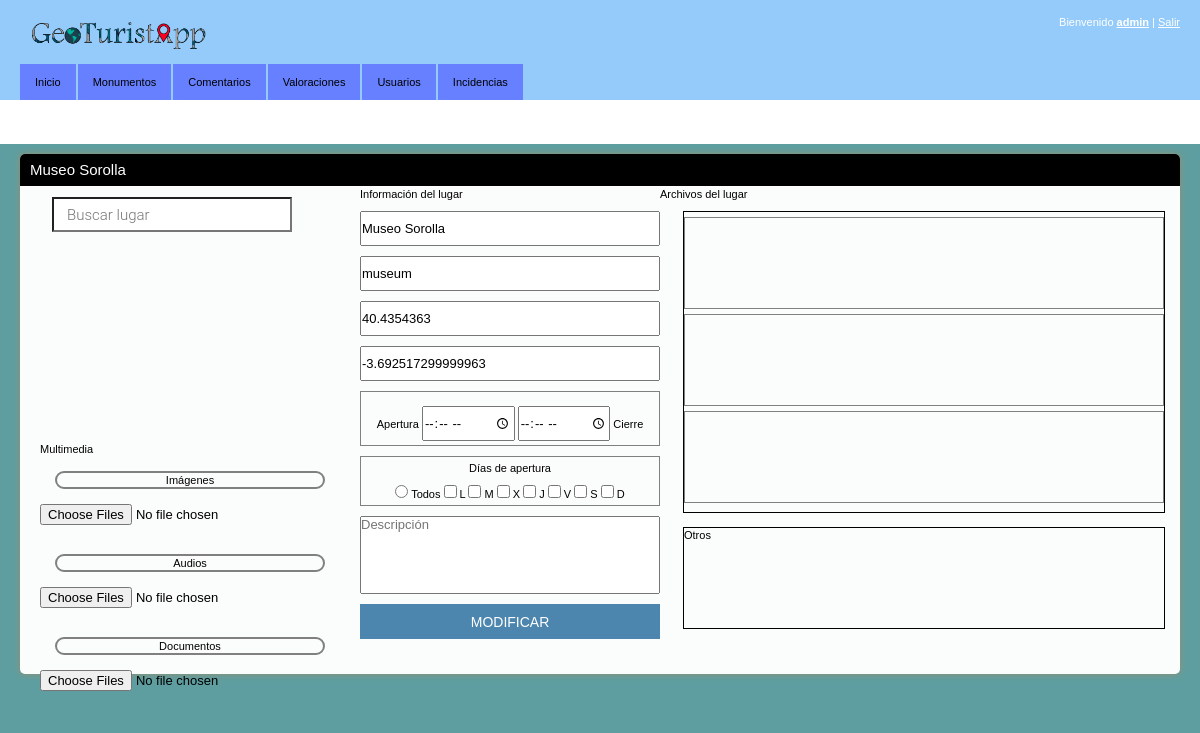
The page /inicio.php?id=ver_monumento&id_lugar=8&nombre_lugar=Museo Sorolla&lat=40.4354363&lon=-3.692517299999963 (signed in) on the database its author committed.
### tables this page shows
CREATE TABLE `lugares` (
  `id_lugar` int(11) NOT NULL,
  `nombre` varchar(150) NOT NULL,
  `tipo` varchar(200) NOT NULL,
  `latitud` varchar(150) NOT NULL,
  `longitud` varchar(150) NOT NULL,
  `hora_abre` time NOT NULL,
  `hora_cierra` time NOT NULL,
  `dias_abre` varchar(100) NOT NULL,
  `descripcion` varchar(500) NOT NULL,
  `visitas` int(5) NOT NULL
);

### ver_monumento.php (the view, shortened to what this page needs)
<div id="ver_monumento">
			<div class="ver_content-principal">
				<div class="box">
					<div class="box-head">
						<h2 class="left"><?php echo $_GET['nombre_lugar'];?></h2>
					</div>
					<form id="add-lugar" action="inicio.php?id=monumentos" method="post" enctype="multipart/form-data" >
					<div class="ver_zona_izq">
							<input class="search_box_mini" id="searchInput" class="controls" type="text" placeholder="Buscar lugar">
							<div class="map_ver" id="map"></div>
							<span>Multimedia</span>
							<p>Imágenes</p>
							<input id="upload" type="file" name="file_img[]" accept="image/*" multiple>
							<p>Audios</p>
							<input type="file" name="file_audio[]" accept="audio/*" multiple>
							<p>Documentos</p>
							<input type="file" name="file_doc[]" accept="file_extension" multiple>
					</div>
						<div class="ver_zona_centro">
							<?php
								$ver_lugares = mysqli_query($conexion,"SELECT * FROM lugares
									WHERE id_lugar='$_GET[id_lugar]'");
								if($ver_lugares){
									if($file=mysqli_fetch_array($ver_lugares))
									{
										$nombre_lugar=$file['nombre'];
										$tipo=$file['tipo'];
										$lat=$file['latitud'];
										$lon=$file['longitud'];
									}
								}
							?>
							<span>Información del lugar</span>
								<div id="info_lugar">
										<input id="lugar" type="text" name="lugar" placeholder="Nombre lugar"
										value="<?php echo $nombre_lugar; ?>">
										<input id="tipo" type="text" name="tipo" placeholder="Tipo"
										value="<?php echo $tipo; ?>">
										<input id="lat" type="text" name="lat" placeholder="Latitud"
										value="<?php echo $lat; ?>">
										<input id="lon" type="text" name="long" placeholder="Longitud"
										value="<?php echo $lon; ?>">
										<div class="horas">
											Apertura <input id="hora_ini" type="time" name="hora_ini"/>
											<input id="hora_fin" type="time" name="hora_fin"/> Cierre
										</div>
										<div class="dias">
											<p>Días de apertura</p>
											<input class="d_semana" type="radio" name="todos_dias"/> Todos
											<input class="d_semana" type="checkbox" name="dias_seman[]" value="Lunes"/> L
											<input class="d_semana" type="checkbox" name="dias_seman[]" value="Martes"/> M
											<input class="d_semana" type="checkbox" name="dias_seman[]" value="Miércoles"/> X
											<input class="d_semana" type="checkbox" name="dias_seman[]" value="Jueves"/> J
											<input class="d_semana" type="checkbox" name="dias_seman[]" value="Viernes"/> V
											<input class="d_semana" type="checkbox" name="dias_seman[]" value="Sábado"/> S
											<input class="d_semana" type="checkbox" name="dias_seman[]" value="Domingo"/> D
										</div>
										<textarea id="desc" name="desc" placeholder="Descripción"></textarea>
										<input class="add-lugar-button" type="submit" name="AddLugar" value="MODIFICAR"/>
								</div>
						</div>
						<div class="ver_zona_der">
							<span>Archivos del lugar</span>
							<div class="archivos">
									<div class="cuadro_a"></div>
									<div class="cuadro_a"></div>
									<div class="cuadro_a"></div>
							</div>
							<div class="otros">
								<span>Otros</span>
							</div>
						</div>
					</form>
					</div>
				</div>
				</div>
			</div>
		</div>

### css/style_inicio.css (style rules this page uses)
* { padding:0; margin:0; outline:0; }
body { background:cadetblue; font-family: Verdana, sans-serif; font-size:11px; line-height:14px; color:#5e5e5e; }
input, textarea, select { font-family: Verdana, sans-serif; font-size:13px; }
textarea { overflow:hidden; }
.left, .alignleft { float:left; display:inline; }
h2 { font-size:15px; font-weight: normal; }
.box { background:#fbfcfc; height: 100%; margin-bottom:20px; }
.box-head { background:#000; height:32px; color:#fff; padding: 0 10px; line-height:32px; white-space:nowrap; border-bottom:solid 1px #fff; }
.box { -moz-border-radius:5px; -webkit-border-radius:5px; -moz-box-shadow: 0 0 6px #978f6c; -webkit-box-shadow: 0 0 6px #978f6c; }
.box-head { -moz-border-radius-topleft:5px; -moz-border-radius-topright:5px; -webkit-border-top-left-radius:5px; -webkit-border-top-right-radius:5px; }
#add-lugar { color:black; }
#add-lugar input, #add-lugar-expand input { height: 35px; }
.add-lugar-button { margin-top: 30px; border:0; text-transform: uppercase; background: #4c86af; padding: 10px; color: #FFFFFF; font-size: 14px; cursor: pointer; }
textarea { height: 78px; resize: none; overflow-y: auto; margin-top: 10px; }
#info_lugar { display: grid; }
#info_lugar input { margin-top: 10px; }
.map_ver { width: 300px; height: 200px; margin-top: 10px; }
.search_box_mini { margin-top: 10px; background-color: #fff; font-family: Roboto; font-size: 15px; font-weight: 300; margin-left: 12px; padding: 0 11px 0 13px; text-overflow: ellipsis; width: 80%; height: 30px; }
.horas, .dias { border: 1px solid grey; text-align: center; margin: 10px 0px 0px; padding: 4px; }
.d_semana, .marcar_semana { height: auto !important; }
.ver_zona_izq { float: left; width: 300px; margin-left: 20px; }
.ver_zona_izq p { text-align: center; margin: 15px; border: 2px solid grey; border-radius: 20px; }
.ver_zona_centro { float: left; width: 300px; margin-left: 20px }
.archivos { border: 1px solid black; width: 480px; float: right; height: 300px; margin: 10px 15px; }
.otros { border: 1px solid black; width: 480px; height: 100px; float: right; margin: 4px 15px; }
.cuadro_a { border: 1px solid grey; height: 30%; overflow-y: auto; margin-top:5px; }
.ver_content-principal { margin:0 auto; width:1160px; height: 520px; }

### rows shown on the page
lugares: lugar "Museo Sorolla", tipo "museum", lat "40.4354363", long "-3.692517299999963"

### other values the page prints
$_SESSION['usuario'] "admin"
$_GET['nombre_lugar'] "Museo Sorolla"
